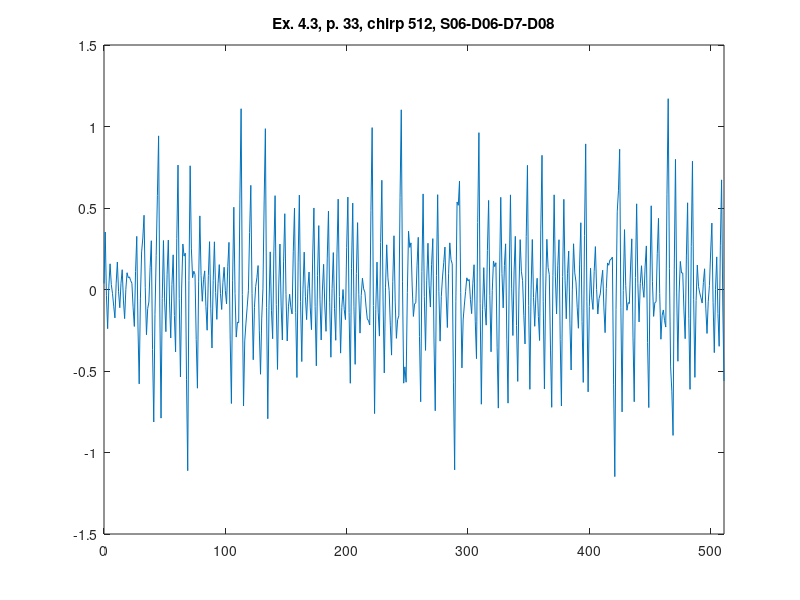

Reproduce this figure in MATLAB.
%% ========================================================================
%% Programmatic octave notes on "Ripples in Mathematics" by A. Jensen
%% and A. la Cour-Harbo written with a deep gratitude to the authors for
%% this wonderful text. 
%% 
%% Reconstruction of graphs in ex 4.3, p.33, CDF44, 3 scales, D7.
%%
%% Author: Vladimir Kulyukin
%% 
%% NB: I have tested this code in Octave 4.
%% =========================================================================
t = [0:511];

%%y_ex_4_3_chirp_512_p33 = arrayfun(@(x) sin(x*x), t);

y_ex_4_3_chirp_CDF44_D7_512_p33 = [
0.037534617191190264
0.3527158778790784
-0.03843573349200413
-0.24032602220732993
0.02063990845644801
0.15758388892587255
0.031411647658639484
-0.024258814478727977
-0.10224274009570178
-0.17424779119297368
0.03493936901783765
0.16878130329072646
-0.01393592679720023
-0.11183138443797537
0.037906835015288104
0.12129181067245452
-0.06483657487274017
-0.1787490729343647
0.0014527461810132716
0.10284687152638235
0.07238573557563008
0.07725511040696817
0.05407278979466561
0.03840689832281036
-0.11221307002610797
-0.2266722024605296
0.11010252716417124
0.3259695078525536
-0.22981533253791456
-0.5788366906322996
-0.05730371313414806
0.23096493317457073
0.3160154279416267
0.45551806230161657
0.010724803169471081
-0.27750684316063545
-0.11716312165646259
-0.07701480770797867
0.13398932880696154
0.2992127856430645
-0.36835863525229573
-0.8127833411987347
-0.1549033316431786
0.2076150195805995
0.5757983355806686
0.9424637288437795
-0.1139848603100404
-0.7891112071378047
-0.05559933317218732
0.30046906710423
-0.07747379884368555
-0.25873893877144527
0.09367957601740542
0.3030979865112502
-0.0760607223017196
-0.2975106673129919
0.03131094545455046
0.21268773869744353
-0.1589926366835366
-0.38248179036350666
0.3136492966131661
0.7633688827625766
-0.05645481274556344
-0.5361054111772054
0.008852027533667886
0.2792665701337665
0.20488236555940978
0.22288670684171116
-0.5503807195512105
-1.111627514802009
0.05522902419909487
0.759041670349871
0.2538486461158158
0.07260771490602413
0.11232730945557837
0.09284070956875956
-0.3073618244774992
-0.6055518314200755
0.05095832185640847
0.4516573381883318
0.08706259283483392
-0.07247230710247934
0.060078692351680806
0.1143655109433775
-0.10438454251686502
-0.24997458660687064
0.0862881339005088
0.293438795263315
-0.11518036065322507
-0.35880449130630426
0.054984993979018446
0.2926210317804221
-0.018815901048186187
-0.18312917481072521
0.03613313947995026
0.15261668471547393
-0.02424439837676297
-0.12250402520456857
0.042267355626200626
0.13655979037051025
-0.007657423130307955
-0.08796616899681303
0.14209453716591344
0.2889919993021173
-0.3043732686938004
-0.6993857359639578
0.057026256067364195
0.5049149940834127
-0.024456326050992544
-0.2919716028087917
-0.1998583785379661
-0.20410732069297557
0.5546814871851145
1.1090149461473746
-0.029759748314351964
-0.7148674803675719
-0.3151470980682344
-0.2061055329362421
-0.10833890190960116
-0.007551161394717197
0.3501479511233428
0.6390078689867799
-0.023405727367073526
-0.4309263538052879
-0.10872678647113383
0.01794484424103175
0.07271161457223117
0.1467452341743831
-0.24960930325028846
-0.5199237138704584
-0.17566748893526515
0.003915030510986808
0.5435464292617872
0.986703021567203
-0.10927870884755386
-0.7928495686496477
-0.09606485756655755
0.2308546930300463
-0.12734970412035676
-0.3019756927567266
0.23176503376889324
0.5756994710217708
-0.09288841720639562
-0.4901717660034339
0.015367007993047022
0.2789953232780526
-0.10178380872572455
-0.30989448563187105
0.1696486900800684
0.46493557131084146
-0.03141094395125424
-0.31563992992157897
-0.10627341849271904
-0.029165421979608926
-0.11070035914774766
-0.14972705035109157
0.23131997100504986
0.49980858031933356
-0.14197043110712373
-0.5398439686599
0.16779000567436197
0.5792041349719522
-0.0740196604198185
-0.4419745836595285
0.002404911060261
0.22912005450379652
-0.04495772151386308
-0.18484843918667118
0.00540477631798722
0.10719619154170894
-0.11263608243627583
-0.2462895486259449
0.20542134599143053
0.500284332852598
-0.10458662501931085
-0.46837459899712347
0.08462582976257146
0.3919735463785324
-0.06066536574338188
-0.309666474436531
-0.003138771564198284
0.15453543487694224
-0.10717484683684299
-0.2565113936313761
0.19244359901486652
0.4810868568295801
-0.08122362788377116
-0.41552174449048596
0.006904985831487673
0.22656790452635428
-0.11807119424979001
-0.3115060231573237
0.2183432245186641
0.5543890879758069
-0.043059701773288356
-0.3903793530570012
-0.11135425318965075
-1.5772357670017223E-4
-0.12393612256471828
-0.18475317919254608
0.25878671450989965
0.5671845706743246
-0.1401102478901316
-0.5752510345027771
0.1302561234488239
0.5301275858062151
-0.10288861075874195
-0.4591433932433828
0.09785327125594664
0.41014494804936696
-0.029442807388570913
-0.26756507615454533
-0.03614227947081716
0.06946629611564456
0.0038141435718828335
-0.015948835174219474
-0.10782607705659351
-0.18038036036883803
-0.19067502536464453
-0.21765210480941044
0.48563050136187713
0.9932406145073376
-0.0982909373703133
-0.7613337715220606
-0.12218021276225394
0.16805087413018094
-0.13891301303037137
-0.2858589891695005
0.2888348846573993
0.6701659434597851
-0.07115473718434326
-0.511661790862383
0.010261162471922297
0.27430177265579
0.07182739533165701
-0.0056446678326919145
-0.22280084889386562
-0.40252878336913134
0.04801199265115848
0.3296727766795591
-0.07723914274514053
-0.299648562349467
-0.18537909464840047
-0.16132246290942293
0.5645999424353211
1.1024579805473549
0.05095257495687225
-0.574684179413973
-0.47457193016424726
-0.5689235403423454
-0.019425921635301463
0.3575528161445676
0.25810965905112515
0.2863233639454917
0.02122928834602532
-0.16527320433635356
-0.08810568669168199
-0.08158833538244933
0.149265715404881
0.3200089287343916
-0.28881547115780215
-0.6887553586417824
0.10933102651594187
0.5864072394080534
-0.041666724134522465
-0.373616590386311
0.057371505335425774
0.28393099027130986
0.022748872241279347
-0.10774327715897308
0.1548282337978854
0.3120786543880349
-0.3218824886136446
-0.7438391321087275
0.08674709647894327
0.5817154740066812
-0.013513409817956124
-0.31662481787260294
-0.04247160771050551
0.07700401418135497
0.16441262495126868
0.26041356545498784
-0.03946778550769897
-0.23327279617417998
0.09664585272409885
0.28623316998492804
0.18277270862367379
0.15783416288794117
-0.5682950830520739
-1.106540847132138
-0.07441277716574965
0.5369348921529259
0.516533271344459
0.6654083626444949
-0.019401919206811502
-0.4808268785805765
-0.18677118946802315
-0.0951459300147196
-0.012982482566998913
0.0717162497665528
0.05273299734296079
0.061531249004701395
-0.06079533974989637
-0.1479871334072764
0.038638887231750636
0.15189564565680025
-0.19817062879191352
-0.4240898707473638
0.4112522631973894
0.9622302685113409
-0.08493720172525898
-0.703882882400636
-0.12435707339652073
0.13403926779625006
-0.10957407802543209
-0.2186743336189909
0.24002744874553333
0.5465871335784436
-0.037000401673882466
-0.38207370815956065
-0.007038444658454546
0.17504430905196208
0.14061098776022102
0.16419297391366444
-0.35433309395729273
-0.7276017465420042
0.07665850499900376
0.5654008376152203
0.0982972071017758
-0.11268826950252742
0.14684705949462237
0.28030671860882156
-0.30467355386638056
-0.6971484268619315
0.10126422234179266
0.5805795216959203
0.008268737797221204
-0.28225968635437837
0.11395754280585714
0.3261618287556027
-0.2204778550566157
-0.5637859099898885
-0.008515975628976186
0.3059807121641772
0.11206900278392024
0.05438491285148001
-0.16086321935657352
-0.3338921936806931
0.32544550348558254
0.7617512232194251
-0.09900844950803794
-0.6122204977951369
-0.002240999487068157
0.30678023096536167
-0.04846863992042912
-0.22572687359650367
-0.028193238206552434
0.06891521853740613
-0.16641432376743004
-0.3126673726937233
0.3658052656008831
0.8232933220274467
-0.07527196365266059
-0.6104838514217604
0.0026289502801512543
0.30804907878958565
0.13574124329396178
0.09144022995525769
-0.3717909693396323
-0.7227701636225421
0.0841196730085127
0.580759437865164
0.08190440548371108
-0.15020859990840763
0.14873266792237838
0.3053783721059902
-0.3077237959729817
-0.7145726433036192
0.08031496272744026
0.5531982565651915
0.05707011742315238
-0.17941219079542703
0.09705577778331258
0.23607913393688967
-0.2068918108408322
-0.49391785268449667
-0.0023369640263913444
0.2806168263824895
0.10195222414216605
0.04697789742354976
-0.10888604151076164
-0.2377166903271884
0.15590365046840846
0.4095336705126227
-0.19525252799529058
-0.5700267939723831
0.332759183189501
0.8932239249201874
-0.07166347428513742
-0.627833999153574
-0.10367044140298484
0.13101847135401867
-0.05152563316469534
-0.12227248764878018
0.11118983561751014
0.2631395553754516
7.744018574784711E-4
-0.15057541595401042
-0.05587623018527346
-0.027105676224340427
0.05231221643826235
0.11815919559696715
-0.11297467166491823
-0.2645327609608952
0.0057452926482050165
0.16299269242763015
0.1488993378131036
0.1807165999689757
0.18621484103351846
0.19876524254506053
-0.5806827701543369
-1.147915447359183
-0.12219382491041159
0.4766969793664885
0.6056422971871791
0.8605091285904618
-0.10918814921380504
-0.7507644628757718
-0.005953835937281604
0.36737552987026134
0.023898652179498804
-0.1275105714363061
-0.08014674629225858
-0.08604399904048567
0.14401888307295171
0.3108564376042673
-0.2920218359574486
-0.6886553749801838
0.07379383176374951
0.5256677528186557
0.037419316672388875
-0.19892409307538017
0.0366475136027953
0.14576987273351893
0.016878284604331596
-0.04823765856921879
0.1440796975608078
0.2674180090375614
-0.3242516179083035
-0.7243354451719858
0.05230211999795942
0.5136381383488879
0.05043293675433433
-0.16504219158654237
-0.08012031311625205
-0.07568957002974036
0.2194202863555602
0.43664290907585546
-0.025291389459825064
-0.3052461394109593
-0.1581658614911477
-0.12550927442915796
-0.19111277835667753
-0.2303875702553494
0.5845419728550566
1.170588154228616
0.1300169193863112
-0.4747034923865534
-0.6238635734814072
-0.8950906772850891
0.12476075998071068
0.7986687448017906
-0.02093067619359723
-0.4403459939105615
-0.021685102786652616
0.1724139449826074
0.1014535850193692
0.10151567930432555
-0.13134994756464244
-0.3018027796555946
0.20598051046903115
0.5320309793683765
-0.1792805953384814
-0.612631848202358
0.26264211407377513
0.7872710067581385
-0.059678616758099184
-0.5391148845025082
-0.06702724120170725
0.15010033855562632
0.01779230201628041
-0.020884743329698585
-0.050868366231111635
-0.08318138465600872
0.04329331389224947
0.12722097190956905
-0.11485410748650343
-0.26957701666232214
-0.07524137129902551
0.02556431626434018
0.23050032477511584
0.4075346978804393
-0.07873669044622277
-0.38727583566227336
-4.4316001880685685E-4
0.20006519778599274
-0.14758309015610618
-0.34835324754457064
0.2721118292272943
0.672527588209915
-0.10170719634596531
-0.561195316371925
];

figure;
plot(t, y_ex_4_3_chirp_CDF44_D7_512_p33);
xlim([0 511]);
title('Ex. 4.3, p. 33, chirp 512, S06-D06-D7-D08');
